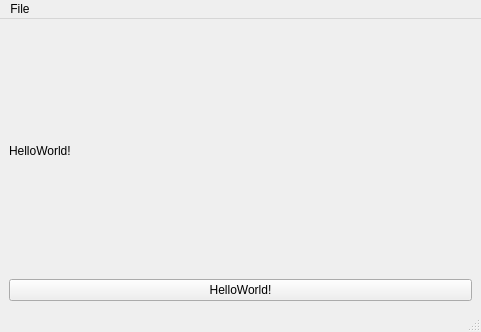
<?xml version="1.0" encoding="UTF-8"?>
<ui version="4.0">
 <class>MainWindow</class>
 <widget class="QMainWindow" name="MainWindow">
  <property name="geometry">
   <rect>
    <x>0</x>
    <y>0</y>
    <width>481</width>
    <height>332</height>
   </rect>
  </property>
  <property name="windowTitle">
   <string>HelloWorld!</string>
  </property>
  <widget class="QWidget" name="centralwidget">
   <layout class="QGridLayout" name="gridLayout">
    <item row="0" column="0">
     <widget class="QLabel" name="label">
      <property name="text">
       <string>HelloWorld!</string>
      </property>
     </widget>
    </item>
    <item row="1" column="0">
     <widget class="QPushButton" name="pushButton">
      <property name="text">
       <string>HelloWorld!</string>
      </property>
     </widget>
    </item>
   </layout>
  </widget>
  <widget class="QMenuBar" name="menubar">
   <property name="geometry">
    <rect>
     <x>0</x>
     <y>0</y>
     <width>481</width>
     <height>26</height>
    </rect>
   </property>
   <widget class="QMenu" name="menuFile">
    <property name="title">
     <string>File</string>
    </property>
    <widget class="QMenu" name="menuOpen">
     <property name="title">
      <string>Open</string>
     </property>
     <addaction name="actionHello1"/>
     <addaction name="actionHello2"/>
    </widget>
    <addaction name="menuOpen"/>
    <addaction name="actionSave"/>
    <addaction name="separator"/>
    <addaction name="actionExit"/>
   </widget>
   <addaction name="menuFile"/>
  </widget>
  <widget class="QStatusBar" name="statusbar"/>
  <action name="actionSave">
   <property name="text">
    <string>Save</string>
   </property>
  </action>
  <action name="actionExit">
   <property name="text">
    <string>Exit</string>
   </property>
  </action>
  <action name="actionHello1">
   <property name="text">
    <string>Hello1</string>
   </property>
  </action>
  <action name="actionHello2">
   <property name="text">
    <string>Hello2</string>
   </property>
  </action>
 </widget>
 <resources/>
 <connections/>
</ui>
